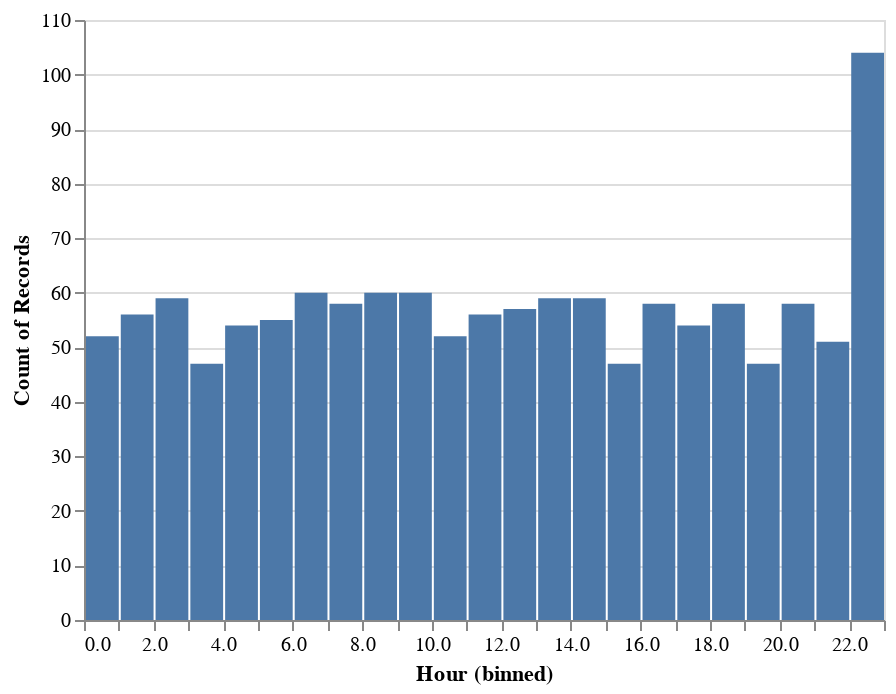

Notebook source saved alongside this figure:
### Code cell
brush = alt.selection(type='interval', encodings=['x'])
alt.Chart(aug16).mark_bar().encode(
    x= alt.X("Hour", bin=alt.Bin(maxbins=24, minstep=1)),
    y='count()'
).properties(
    selection=brush
)

### Figure 1 — Vega-Lite specification as saved in the notebook (floating-point values rounded to 4 significant figures; data arrays with more than 128 entries replaced by an {"elided": "..."} marker saying what was removed)
{"$schema": "https://vega.github.io/schema/vega-lite/v2.6.0.json", "config": {"view": {"height": 300, "width": 400}}, "data": {"name": "data-02f7b74842ce73e8b11c651f6f44044a"}, "datasets": {"data-02f7b74842ce73e8b11c651f6f44044a": {"elided": "1321 records"}}, "encoding": {"x": {"bin": {"maxbins": 24, "minstep": 1}, "field": "Hour", "type": "quantitative"}, "y": {"aggregate": "count", "type": "quantitative"}}, "mark": "bar", "selection": {"selector004": {"encodings": ["x"], "mark": {"fill": "#333", "fillOpacity": 0.125, "stroke": "white"}, "on": "[mousedown, window:mouseup] > window:mousemove!", "resolve": "global", "translate": "[mousedown, window:mouseup] > window:mousemove!", "type": "interval", "zoom": "wheel!"}}}
